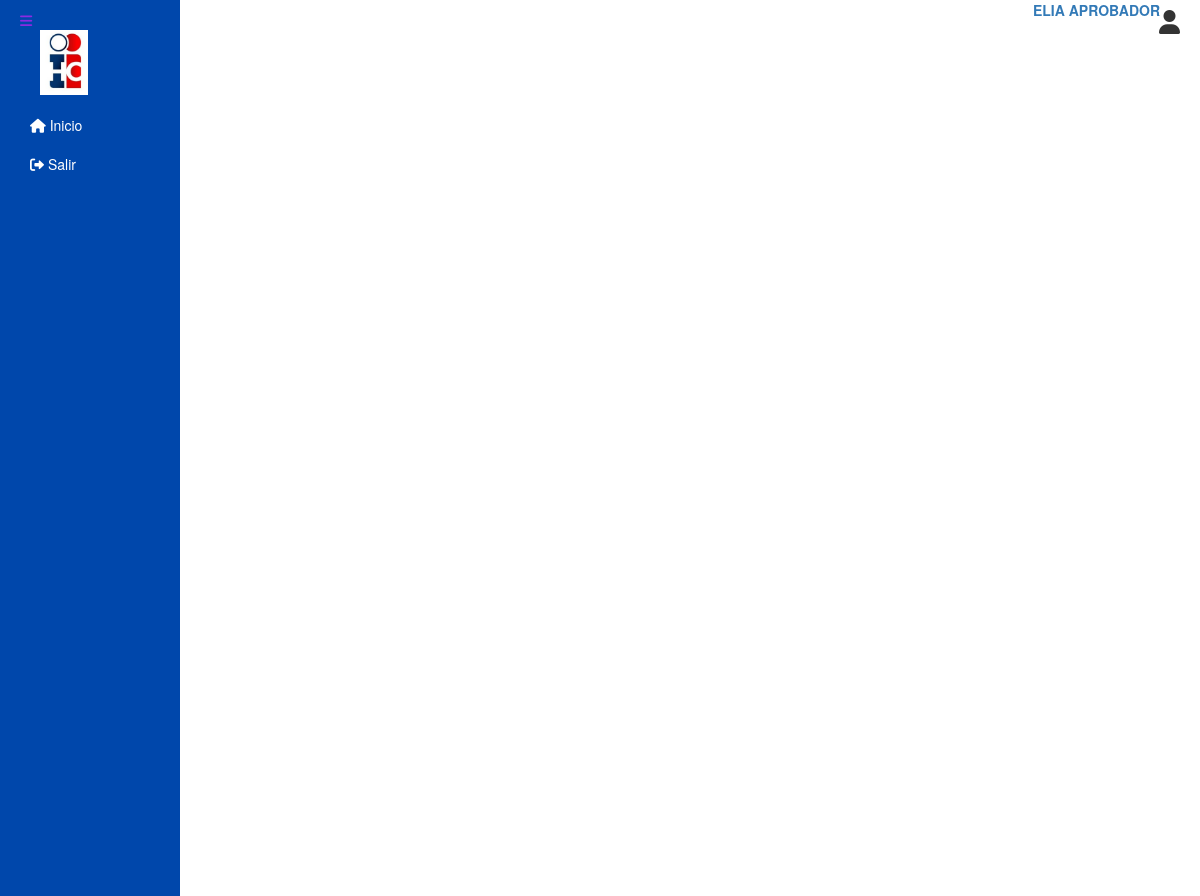
Page /pantallas/admin.php (signed in) on the earlier database version.
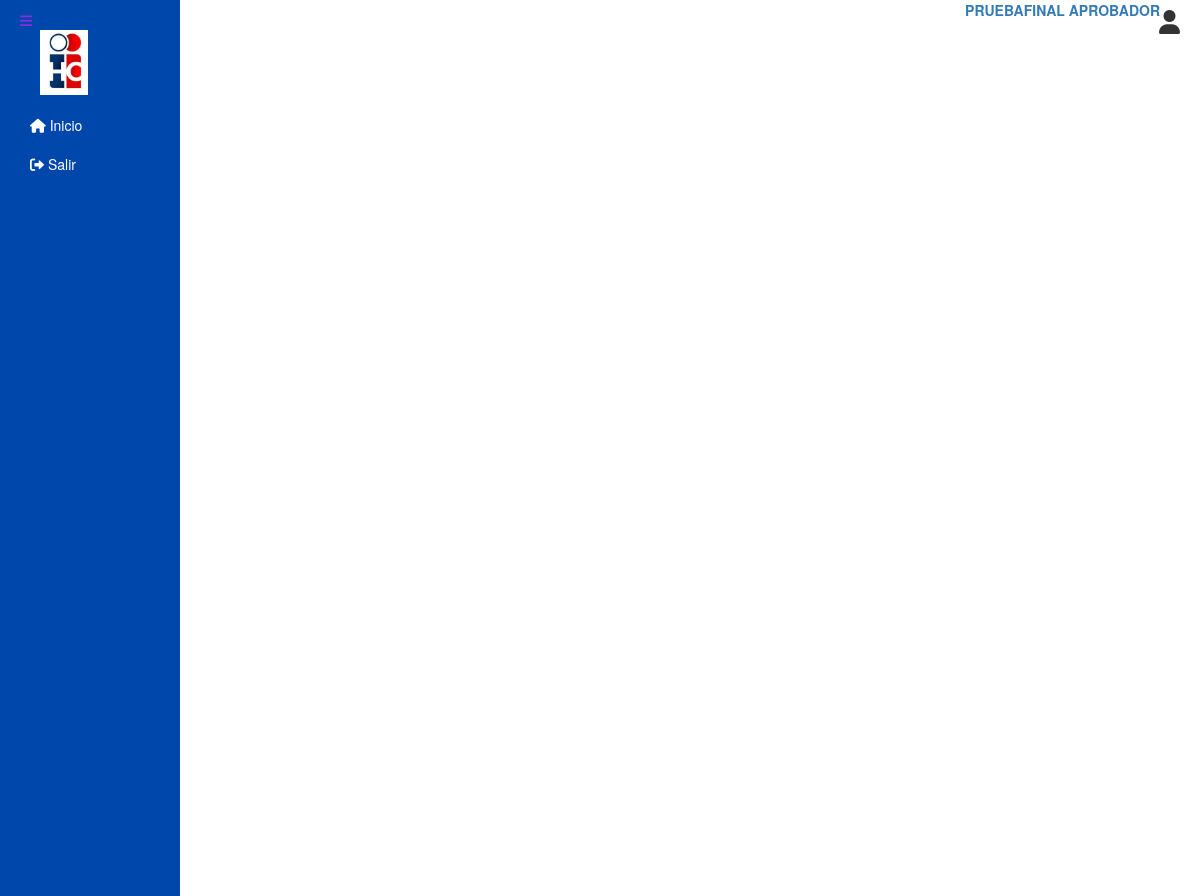
Same page on the later database version.
### tables this page shows
CREATE TABLE `tbl_ms_usuario` (
  `id_usuario` int(11) NOT NULL AUTO_INCREMENT,
  `nombres` varchar(255) DEFAULT NULL,
  `apellidos` varchar(255) DEFAULT NULL,
  `nombre_usuario` varchar(255) DEFAULT NULL,
  `contraseña` varchar(255) DEFAULT NULL,
  `contraseñaTemp` varchar(255) DEFAULT NULL,
  `correo_electronico` varchar(100) DEFAULT NULL,
  `estado` varchar(20) DEFAULT NULL,
  `rol` int(11) DEFAULT NULL,
  `fecha_creacion` timestamp NOT NULL DEFAULT current_timestamp(),
  `fecha_modificacion` timestamp NOT NULL DEFAULT current_timestamp() ON UPDATE current_timestamp(),
  `creado_por` int(11) DEFAULT NULL,
  `modificado_por` int(11) DEFAULT NULL,
  PRIMARY KEY (`id_usuario`),
  KEY `tbl_ms_roles_tbl_ms_usuario` (`rol`),
  CONSTRAINT `tbl_ms_roles_tbl_ms_usuario` FOREIGN KEY (`rol`) REFERENCES `tbl_ms_roles` (`ID_ROL`) ON DELETE SET NULL ON UPDATE CASCADE
);

CREATE TABLE `tbl_ms_roles` (
  `ID_ROL` int(11) NOT NULL AUTO_INCREMENT,
  `NOMBRE_ROL` varchar(100) DEFAULT NULL,
  `DESCRIPCION` varchar(200) DEFAULT NULL,
  `FECHA_CREACION` timestamp NOT NULL DEFAULT current_timestamp(),
  `FECHA_MODIFICACION` timestamp NOT NULL DEFAULT current_timestamp() ON UPDATE current_timestamp(),
  `CREADO_POR` int(11) DEFAULT NULL,
  `MODIFICADO_POR` int(11) DEFAULT NULL,
  `ESTADO_ROL` varchar(50) NOT NULL,
  PRIMARY KEY (`ID_ROL`)
);

### pantallas/admin.php (the view, shortened to what this page needs)
<?php
include("../views/conexion.php");
if (isset($_SESSION["usuarioId"])) {
    $usuarioId = $_SESSION["usuarioId"];
    $sql = "SELECT u.nombre_usuario, r.NOMBRE_ROL AS nombre_rol
            FROM tbl_ms_usuario u
            INNER JOIN tbl_ms_roles r ON u.rol = r.ID_ROL
            WHERE u.id_usuario = ?";
    $stmt = $conn->prepare($sql);
    $stmt->bind_param("i", $usuarioId);
    $stmt->execute();
    $result = $stmt->get_result();
    if ($result->num_rows > 0) {
        $row = $result->fetch_assoc();
        $usuarioNombre = $row["nombre_usuario"];
        $usuarioRol = $row["nombre_rol"];
    } else {
        $usuarioNombre = "Nombre de Usuario Desconocido";
        $_SESSION["usuarioNombre"] = $usuarioNombre;
        $_SESSION["usuarioRol"] = "Rol Desconocido";
    }
} else {
    header("Location: index.php");
    exit();
}
$mostrarMenu = true;
?>
<!DOCTYPE html>
<html>
<head>
    <link rel="stylesheet" href="../css/estilosAdmin.css">
    <link href="https://cdn.jsdelivr.net/npm/bootstrap@5.3.0/dist/css/bootstrap.min.css" rel="stylesheet"
>
    <link rel="stylesheet" href="https://cdnjs.cloudflare.com/ajax/libs/bootstrap/5.3.0/css/bootstrap.min.css">
    <link rel="stylesheet" href="https://maxcdn.bootstrapcdn.com/bootstrap/3.3.7/css/bootstrap.min.css">
   <link rel="stylesheet" href="https://cdnjs.cloudflare.com/ajax/libs/font-awesome/6.0.0-beta3/css/all.min.css">
</head>
<body>
    <i class="fas fa-user user-icon" id="userIcon"></i>
   <div class="menu-toggle" id="menu-toggle"  >
     <i class="fas fa-bars"></i>
   </div>
<div class="sidebar<?php echo $mostrarMenu ? ' show' : ''; ?>" id="sidebar">
    <ul class="menu">
        <img src="../imagen/IHCIS.jpg" alt="Logo de la empresa" id="logo">
        <li><a href="javascript:void(0);" onclick="window.location.reload(true);"><i class="fas fa-home"></i> Inicio</a></li>
        <li><a href="../index.php"><i class="fas fa-sign-out-alt"></i><span> Salir</span></a></li>
    </ul>
</div>
<div class="content" id="content">
<a href="#" ><strong><?php echo $usuarioNombre . " " . $usuarioRol; ?></strong></a>
    <iframe name="contenido" id="contenido" frameborder="0" scrolling="auto"></iframe>
</div>
</body>
</html>

### css/estilosAdmin.css (style rules this page uses)
body { overflow: hidden; }
.menu li { margin-bottom: -1px; }
.menu li a { padding: 0px 0px; }
.sidebar { width: 15%; overflow: hidden; transition: 0.5s; position: fixed; height: 100%; background-color: #0047ab; z-index: 1; left: -15%; }
.content { margin-left: 15%; transition: margin-left 0.5s; padding: 0px; width: 85%; position: absolute; top: 0; right: 0; bottom: 0; left: 0; }
.menu-toggle { position: absolute; top: 10px; left: 20px; cursor: pointer; z-index: 2; color: black; }
#logo { max-width: 30%; height: auto; display: block; margin: 30px 0 10px 20px; }
iframe { width: 100%; height: 100%; border: none; }
.show { left: 0; }
.user-icon { font-size: 24px; color: #333; cursor: pointer; position: absolute; top: 10px; right: 20px; z-index: 999; }

### pantallas/admin.php (style rules this page uses)
.menu a { display: block; text-decoration: none; color: #ffffff; }
.menu li { padding: 10px; list-style: none; }
.menu-toggle { position: absolute; top: 10px; left: 20px; cursor: pointer; z-index: 2; color: blueviolet; }
#content a { float: right; margin-right: 40px; }

Differences in the rows shown:
changed tbl_ms_usuario "APROBADOR": nombre_usuario "ELIA" → "PRUEBAFINAL"
